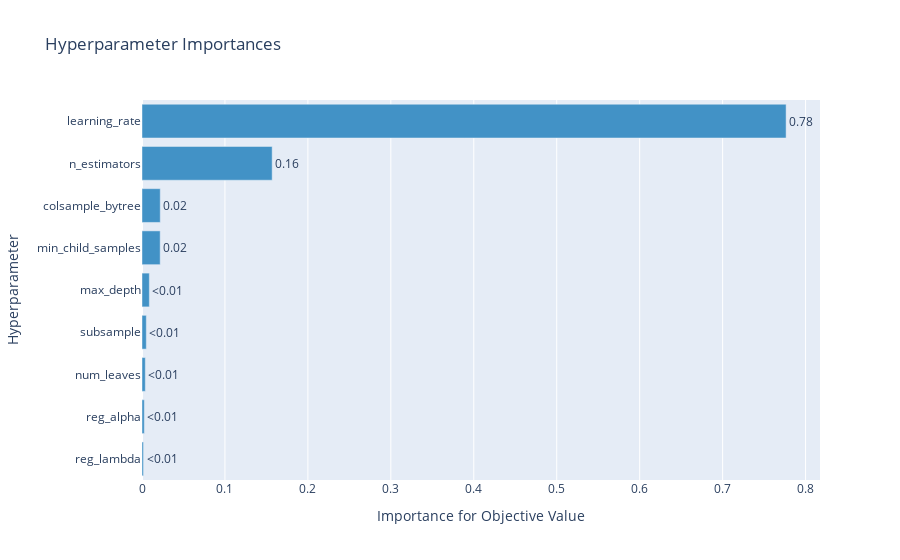

Notebook source saved alongside this figure:
### Code cell
optuna.visualization.plot_param_importances(study)

### Figure 1 — Plotly figure (JSON) as saved in the notebook; plotly's stock layout.template omitted (floating-point values rounded to 4 significant figures)
{"data": [{"cliponaxis": false, "hovertemplate": ["reg_lambda (FloatDistribution): 0.0018186331840296364<extra></extra>", "reg_alpha (FloatDistribution): 0.002782950190194976<extra></extra>", "num_leaves (IntDistribution): 0.003981984384439229<extra></extra>", "subsample (FloatDistribution): 0.005194501775995486<extra></extra>", "max_depth (IntDistribution): 0.008851412629108936<extra></extra>", "min_child_samples (IntDistribution): 0.021919048788099457<extra></extra>", "colsample_bytree (FloatDistribution): 0.022000536788882148<extra></extra>", "n_estimators (IntDistribution): 0.15692717237021137<extra></extra>", "learning_rate (FloatDistribution): 0.7765237598890389<extra></extra>"], "marker": {"color": "rgb(66,146,198)"}, "orientation": "h", "text": ["<0.01", "<0.01", "<0.01", "<0.01", "<0.01", "0.02", "0.02", "0.16", "0.78"], "textposition": "outside", "type": "bar", "x": [0.001819, 0.002783, 0.003982, 0.005195, 0.008851, 0.02192, 0.022, 0.1569, 0.7765], "y": ["reg_lambda", "reg_alpha", "num_leaves", "subsample", "max_depth", "min_child_samples", "colsample_bytree", "n_estimators", "learning_rate"]}], "layout": {"showlegend": false, "title": {"text": "Hyperparameter Importances"}, "xaxis": {"title": {"text": "Importance for Objective Value"}}, "yaxis": {"title": {"text": "Hyperparameter"}}}}
